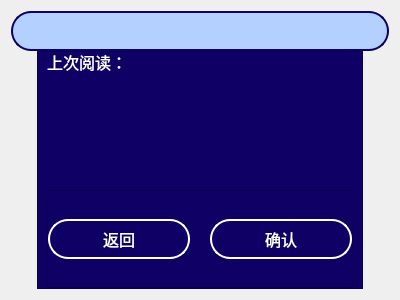
<?xml version="1.0" encoding="UTF-8"?>
<ui version="4.0">
 <class>bookEntryModal</class>
 <widget class="QFrame" name="bookEntryModal">
  <property name="geometry">
   <rect>
    <x>0</x>
    <y>0</y>
    <width>400</width>
    <height>300</height>
   </rect>
  </property>
  <property name="windowTitle">
   <string>Frame</string>
  </property>
  <layout class="QGridLayout" name="gridLayout">
   <property name="verticalSpacing">
    <number>0</number>
   </property>
   <item row="0" column="0" colspan="3">
    <widget class="QPushButton" name="name">
     <property name="enabled">
      <bool>false</bool>
     </property>
     <property name="minimumSize">
      <size>
       <width>0</width>
       <height>40</height>
      </size>
     </property>
     <property name="font">
      <font>
       <family>Microsoft YaHei</family>
       <pointsize>16</pointsize>
      </font>
     </property>
     <property name="styleSheet">
      <string notr="true">QPushButton{background-color: rgb(179, 208, 255); border-radius: 20px;  border:2px solid rgb(14, 0, 100);color:black;}</string>
     </property>
     <property name="text">
      <string/>
     </property>
     <property name="flat">
      <bool>true</bool>
     </property>
    </widget>
   </item>
   <item row="1" column="0">
    <widget class="QLabel" name="label">
     <property name="maximumSize">
      <size>
       <width>20</width>
       <height>16777215</height>
      </size>
     </property>
     <property name="text">
      <string/>
     </property>
    </widget>
   </item>
   <item row="1" column="1">
    <widget class="QFrame" name="frame">
     <property name="styleSheet">
      <string notr="true">background-color: rgb(14, 0, 100);
color: rgb(255, 255, 255);</string>
     </property>
     <property name="frameShape">
      <enum>QFrame::StyledPanel</enum>
     </property>
     <property name="frameShadow">
      <enum>QFrame::Raised</enum>
     </property>
     <layout class="QGridLayout" name="gridLayout_3">
      <property name="topMargin">
       <number>0</number>
      </property>
      <property name="bottomMargin">
       <number>0</number>
      </property>
      <property name="verticalSpacing">
       <number>0</number>
      </property>
      <item row="0" column="0">
       <widget class="QLabel" name="label_4">
        <property name="minimumSize">
         <size>
          <width>0</width>
          <height>20</height>
         </size>
        </property>
        <property name="maximumSize">
         <size>
          <width>80</width>
          <height>20</height>
         </size>
        </property>
        <property name="font">
         <font>
          <family>Microsoft YaHei</family>
          <pointsize>12</pointsize>
         </font>
        </property>
        <property name="text">
         <string>上次阅读：</string>
        </property>
        <property name="wordWrap">
         <bool>false</bool>
        </property>
       </widget>
      </item>
      <item row="0" column="1">
       <widget class="QLabel" name="time">
        <property name="maximumSize">
         <size>
          <width>16777215</width>
          <height>20</height>
         </size>
        </property>
        <property name="font">
         <font>
          <family>Microsoft YaHei</family>
          <pointsize>12</pointsize>
         </font>
        </property>
        <property name="text">
         <string/>
        </property>
        <property name="wordWrap">
         <bool>true</bool>
        </property>
       </widget>
      </item>
      <item row="1" column="0" colspan="2">
       <widget class="QLabel" name="pageinfo">
        <property name="minimumSize">
         <size>
          <width>0</width>
          <height>20</height>
         </size>
        </property>
        <property name="maximumSize">
         <size>
          <width>16777215</width>
          <height>20</height>
         </size>
        </property>
        <property name="font">
         <font>
          <family>Microsoft YaHei</family>
          <pointsize>12</pointsize>
         </font>
        </property>
        <property name="text">
         <string/>
        </property>
        <property name="wordWrap">
         <bool>true</bool>
        </property>
       </widget>
      </item>
      <item row="3" column="0" colspan="2">
       <widget class="QFrame" name="frame_2">
        <property name="frameShape">
         <enum>QFrame::StyledPanel</enum>
        </property>
        <property name="frameShadow">
         <enum>QFrame::Raised</enum>
        </property>
        <layout class="QGridLayout" name="gridLayout_2">
         <property name="leftMargin">
          <number>0</number>
         </property>
         <property name="topMargin">
          <number>0</number>
         </property>
         <property name="rightMargin">
          <number>0</number>
         </property>
         <property name="bottomMargin">
          <number>0</number>
         </property>
         <property name="horizontalSpacing">
          <number>20</number>
         </property>
         <property name="verticalSpacing">
          <number>0</number>
         </property>
         <item row="0" column="0">
          <widget class="QPushButton" name="cancel">
           <property name="minimumSize">
            <size>
             <width>0</width>
             <height>40</height>
            </size>
           </property>
           <property name="font">
            <font>
             <family>Microsoft YaHei</family>
             <pointsize>12</pointsize>
            </font>
           </property>
           <property name="styleSheet">
            <string notr="true">QPushButton{background-color: rgb(14, 0, 100); border-radius: 20px;  border:2px solid white;}</string>
           </property>
           <property name="text">
            <string>返回</string>
           </property>
          </widget>
         </item>
         <item row="0" column="1">
          <widget class="QPushButton" name="confirm">
           <property name="minimumSize">
            <size>
             <width>0</width>
             <height>40</height>
            </size>
           </property>
           <property name="font">
            <font>
             <family>Microsoft YaHei</family>
             <pointsize>12</pointsize>
            </font>
           </property>
           <property name="styleSheet">
            <string notr="true">QPushButton{background-color: rgb(14, 0, 100); border-radius: 20px;  border:2px solid white;}</string>
           </property>
           <property name="text">
            <string>确认</string>
           </property>
          </widget>
         </item>
        </layout>
       </widget>
      </item>
      <item row="2" column="0" colspan="2">
       <widget class="QLabel" name="introduction">
        <property name="font">
         <font>
          <family>Microsoft YaHei</family>
          <pointsize>12</pointsize>
         </font>
        </property>
        <property name="text">
         <string/>
        </property>
        <property name="alignment">
         <set>Qt::AlignLeading|Qt::AlignLeft|Qt::AlignTop</set>
        </property>
        <property name="wordWrap">
         <bool>true</bool>
        </property>
       </widget>
      </item>
     </layout>
    </widget>
   </item>
   <item row="1" column="2">
    <widget class="QLabel" name="label_2">
     <property name="maximumSize">
      <size>
       <width>20</width>
       <height>16777215</height>
      </size>
     </property>
     <property name="text">
      <string/>
     </property>
    </widget>
   </item>
  </layout>
 </widget>
 <resources/>
 <connections/>
</ui>
